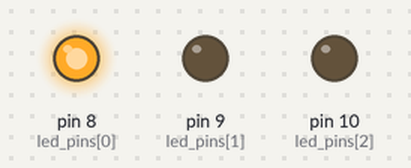
A sketch run on a simulated Arduino Uno, built with avr-gcc and run on an emulated ATmega328P. Parts: output pins drawn as LEDs (lit = HIGH).

Above: at 0.2 s.
At 1.2 s:
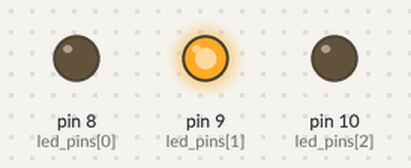
At 2.2 s:
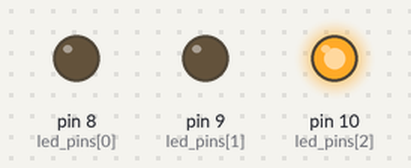
At 3.2 s:
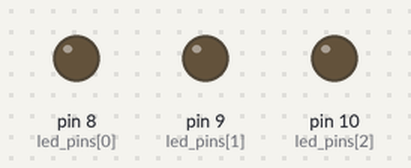
Timing chart, 0 to 5.2 s (numbered marks = the images above):
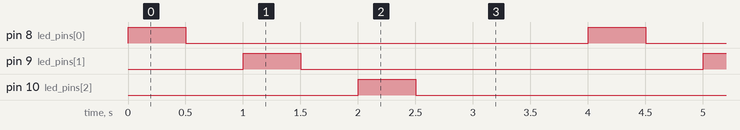

The sketch:

blink_led.ino
```cpp
// Simple Blink LED Program
// int yellow = 9;  // The built-in LED on most Arduino boards
// int red = 8;
// int green = 10;

// void setup() {
//     pinMode(yellow, OUTPUT);
//     pinMode(red, OUTPUT);
//     pinMode(green, OUTPUT);
//     Serial.begin(9600);
//     Serial.println("Hello World, Arduino!");
// }

// void loop() {
//     digitalWrite(yellow, HIGH);  // Turn LED on
//     digitalWrite(red, HIGH);
//     digitalWrite(green, HIGH);
//     delay(1000);                 // Wait for 1 second
//     digitalWrite(yellow, LOW);   // Turn LED off
//     digitalWrite(red, LOW);
//     digitalWrite(green, LOW);
//     delay(1000);                 // Wait for 1 second
//     Serial.println("Looping...");
// }

// Advanced blink multiple leds
int led_pins[] = {8, 9, 10}; // pins coneccted to leds
int num_leds = 3; // number of leds

void setup(){
  for (int i = 0; i < num_leds; i++){
      pinMode(led_pins[i], OUTPUT); // set each led as an output
  }
}

void loop(){
  for (int i = 0; i < num_leds; i++){
      digitalWrite(led_pins[i], HIGH);
      delay(500);
      digitalWrite(led_pins[i], LOW);
      delay(500);
  }

  delay(1000);
}
```

Measured:
- by itself, pin 8 (led_pins[0]), pin 9 (led_pins[1]), pin 10 (led_pins[2]): alternates HIGH for 0.50 s and LOW for 3.5 s
- by itself, everything shown: repeats every 4.0 s, in 6 steps
